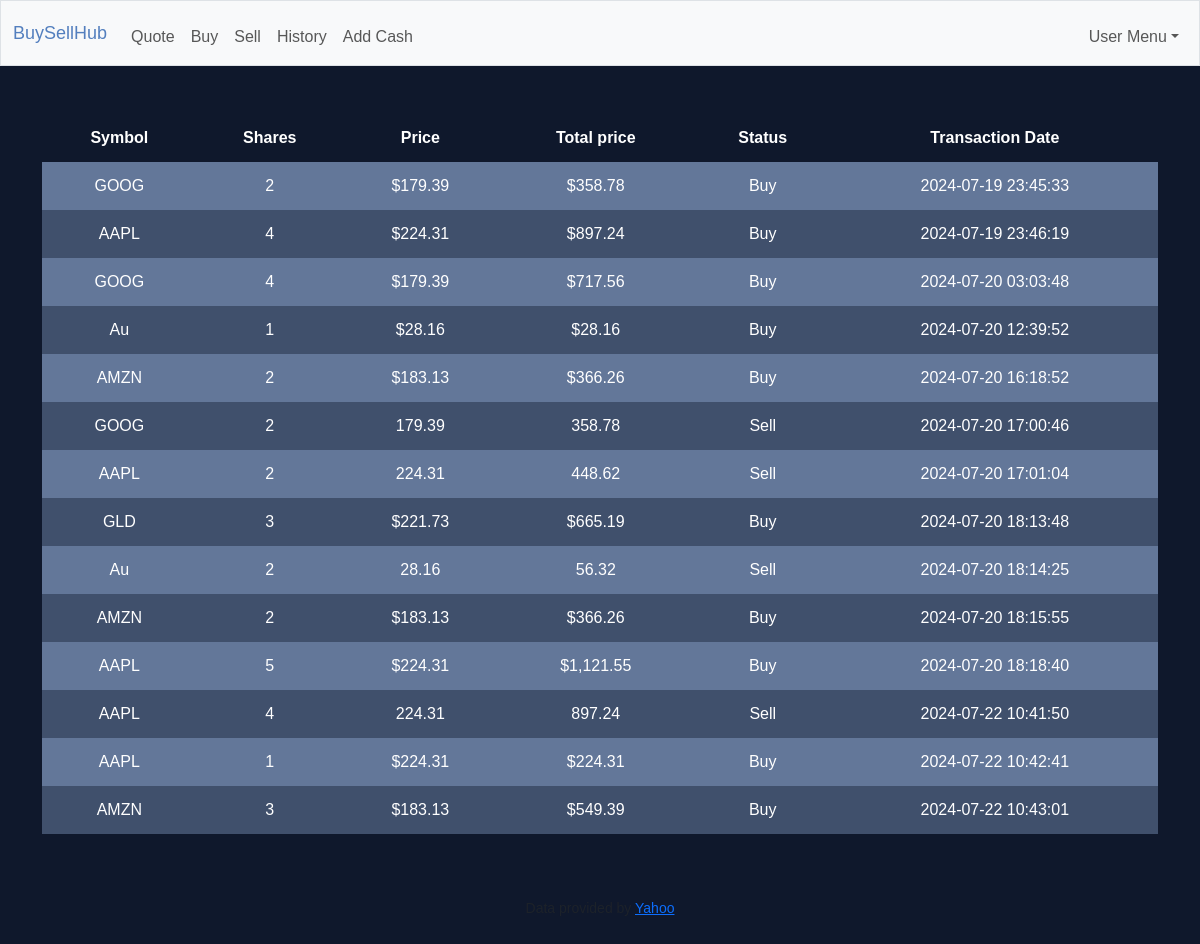
The app's page /history (signed in) with its own data.
### tables this page shows
CREATE TABLE history (transaction_id INTEGER PRIMARY KEY AUTOINCREMENT, symbol TEXT NOT NULL, shares NUMERIC NOT NULL, price TEXT NOT NULL, total_price TEXT NOT NULL, status TEXT NOT NULL, time TEXT NOT NULL, user_id INTEGER, FOREIGN KEY (user_id) REFERENCES users(id));

### routes.py (the view)
@login_required
def history():
    history_result = db.execute(
        "SELECT symbol, shares, price, total_price, status, time FROM history WHERE user_id=?", session["user_id"])
    if not history_result:
        return apology("There is no any transaction to display")
    return render_template("history.html", history_result=history_result)

### utility.py (called while the page is built)
def login_required(f):
    @wraps(f)
    def decorated_function(*args, **kwargs):
        if session.get("user_id") is None:
            return redirect("/login")
        return f(*args, **kwargs)
    return decorated_function

### templates/history.html (shortened to what this page needs)
{% extends "layout.html" %}
{% block main %}
    <table>
        <thead>
            <tr>
                <th>Symbol</th>
                <th>Shares</th>
                <th>Price</th>
                <th>Total price</th>
                <th>Status</th>
                <th>Transaction Date</th>
            </tr>
        </thead>
        <tbody>
            {% for result in history_result %}
            <tr>
                <td>{{result.symbol}}</td>
                <td>{{ result.shares }}</td>
                <td>{{ result.price }}</td>
                <td>{{ result.total_price }}</td>
                <td>{{ result.status }}</td>
                <td>{{ result.time }}</td>
            </tr>
            {% endfor %}
        </tbody>
    </table>
{% endblock %}

### static/styles.css (style rules this page uses)
body { background-color: #0F182C; color: white; font-family: Arial, sans-serif; margin: 0; }
table { background-color: transparent; margin-bottom: 1rem; width: 100%; }
table th, table td { padding: 0.75rem; vertical-align: middle; }
tbody { background-color: rgba(179, 208, 255, 0.3); }
tbody tr:nth-of-type(odd) { background-color: rgba(179, 208, 255, 0.3); }

### records on screen
history: symbol "GOOG", shares "2", price "$179.39", total_price "$358.78", status "Buy", time "2024-07-19 23:45:33"
history: symbol "AAPL", shares "4", price "$224.31", total_price "$897.24", status "Buy", time "2024-07-19 23:46:19"
history: symbol "GOOG", shares "4", price "$179.39", total_price "$717.56", status "Buy", time "2024-07-20 03:03:48"
history: symbol "Au", shares "1", price "$28.16", total_price "$28.16", status "Buy", time "2024-07-20 12:39:52"
history: symbol "AMZN", shares "2", price "$183.13", total_price "$366.26", status "Buy", time "2024-07-20 16:18:52"
history: symbol "GOOG", shares "2", price "179.39", total_price "358.78", status "Sell", time "2024-07-20 17:00:46"
history: symbol "AAPL", shares "2", price "224.31", total_price "448.62", status "Sell", time "2024-07-20 17:01:04"
history: symbol "GLD", shares "3", price "$221.73", total_price "$665.19", status "Buy", time "2024-07-20 18:13:48"
history: symbol "Au", shares "2", price "28.16", total_price "56.32", status "Sell", time "2024-07-20 18:14:25"
history: symbol "AMZN", shares "2", price "$183.13", total_price "$366.26", status "Buy", time "2024-07-20 18:15:55"
history: symbol "AAPL", shares "5", price "$224.31", total_price "$1,121.55", status "Buy", time "2024-07-20 18:18:40"
history: symbol "AAPL", shares "4", price "224.31", total_price "897.24", status "Sell", time "2024-07-22 10:41:50"
history: symbol "AAPL", shares "1", price "$224.31", total_price "$224.31", status "Buy", time "2024-07-22 10:42:41"
history: symbol "AMZN", shares "3", price "$183.13", total_price "$549.39", status "Buy", time "2024-07-22 10:43:01"
